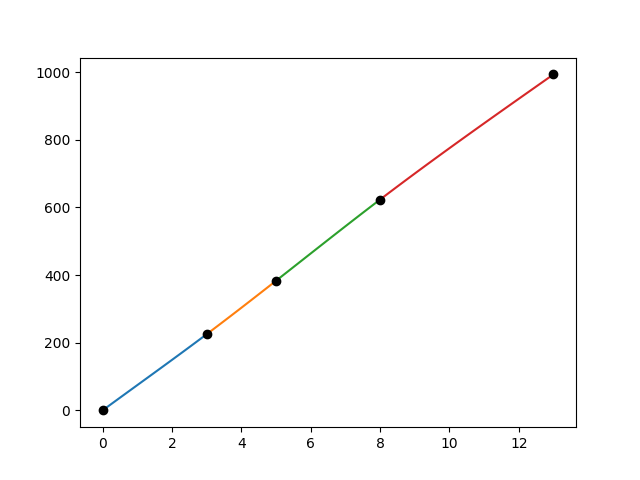

This figure's Python source:
#!/usr/bin/env python3
# -*- coding: utf-8 -*-
"""
Created on Fri Jul 30 15:40:34 2021

@author: angel
"""

import numpy as np
import matplotlib.pyplot as plt

x = np.array([0,3,5,8,13])
a = np.array([0,225,383,623,993])

#x = np.array([1,2,3])
#a = np.array([2,3,5])

n = 4 #2 #4
FPO = 75 # 2 #75
FPN = 72 # 1 # 72

h = np.zeros((n,1))

for i in range(0,n):
    h[i]=x[i+1] - x[i]
    
alpha = np.zeros((n+1,1))
alpha[0] = 3*(a[1] - a[0])/h[0] - 3*FPO 
alpha[n] = 3*FPN - 3*(a[n] - a[n-1])/h[n-1]

for i in range(1,n):
    alpha[i] = 3*(a[i+1] - a[i])/h[i] - 3*(a[i] - a[i-1])/h[i-1]

l = np.zeros((n+1,1))
u = np.zeros((n,1))
z = np.zeros((n+1,1))

l[0] = 2*h[0]
u[0] = 0.5
z[0] = alpha[0]/l[0]

for i in range(1,n):
    l[i] = 2*(x[i+1] - x[i-1]) - h[i-1]*u[i-1]
    u[i] = h[i]/l[i]
    z[i] = (alpha[i] - h[i-1]*z[i-1])/l[i]

l[n] = h[n-1]*(2 - u[n-1])
z[n] = (alpha[n] - h[n-1]*z[n-1])/l[n]

c = np.zeros((n+1,1)) 
b = np.zeros((n,1))
d = np.zeros((n,1))
c[n] = z[n]

for j in range(n-1,-1,-1):
    c[j] = z[j] - u[j]*c[j+1]
    b[j] = (a[j+1] - a[j])/h[j] - h[j]*(c[j+1] + 2*c[j])/3
    d[j] = (c[j+1] - c[j])/(3*h[j])
    
print('Coeficientes:')
coeficientes = np.zeros((n,4))
for j in range(0,n):
    coeficientes[j,0] = a[j]
    coeficientes[j,1] = b[j]
    coeficientes[j,2] = c[j]
    coeficientes[j,3] = d[j]
    print(f"S({j}): {a[j]} + {b[j]}*(x - x({j})) + {c[j]}*(x - x({j}))^2 + {d[j]}*(x - x({j}))^3") 
#Guardando los coeficientes
encabezado = '$a_j$  $b_j$  $c_j$  $d_j$'
np.savetxt('Coeficientes.csv', coeficientes, fmt='%8.3f', header=encabezado) 


for j in range(0,n):
    print('S({0:d}): {1:.3f} + {2:.3f}(x - x({3:d})) + {4:.3f}(x - x({5:d}))^2 + {6:.3f}(x - x({7:d}))^3'.format(j,a[j],float(b[j]),j,float(c[j]),j,float(d[j]),j))


for j in range(0,n):
    xx = np.linspace(x[j],x[j+1],20)
    Sjx = a[j] + b[j]*(xx - x[j]) + c[j]*(xx - x[j])**2 + d[j]*(xx - x[j])**3
    plt.plot(xx,Sjx)
    
print('Calculo de velocidades:\n')
velocidades = np.zeros((n,3))
for j in range(0,n):          
        print(f"En S{j} se tiene que:")
        xs = x[j] - c[j]/(3*d[j])
        vxs = b[j] + 2*c[j]*(xs - x[j]) + 3*d[j]*(xs - x[j])**2
        print("Analizamos la velocidad en los extremos")
        x1 = x[j]
        vx1 = b[j] + 2*c[j]*(x1 - x[j]) + 3*d[j]*(x1 - x[j])**2
        x2 = x[j+1]
        vx2 = b[j] + 2*c[j]*(x2 - x[j]) + 3*d[j]*(x2 - x[j])**2
        velocidades[j,0] = vx1
        velocidades[j,1] = vxs
        velocidades[j,2] = vx2
        print(f"En el punto en x({j}) = {x[j]} la velocidad (feet/s) es v({j}) = {vx1} y en (milla/h) es = {3600*vx1/5280}")
        print(f"En el punto en x({j+1}) = {x[j+1]} la velocidad (feet/s) es v({j+1}) = {vx2} y en (milla/h) es = {3600*vx2/5280}")
        print(f"En el punto en xe = {xs} la velocidad (feet/s) es vxe = {vxs} y en (milla/h) es = {3600*vxs/5280}")

encabezado = '$V_{j}$ $V(x)$  $V_{j+1}$ '
np.savetxt('Velocidades.csv', velocidades, fmt='%8.3f', header=encabezado)
np.savetxt('Velocidades2.csv', 3600*velocidades/5280.0, fmt='%8.3f') 
        
    #print(f'La velocidad maxima en S{j} es = {}')
    


xx= 10
j = 3
Sjx = a[j] + b[j]*(xx - x[j]) + c[j]*(xx - x[j])**2 + d[j]*(xx - x[j])**3
print(f"Para t = {xx} la posición ocurre en S({j}) = {Sjx}")

plt.plot(x,a,'ok')
plt.savefig('SplineCubicoClamped.png')
plt.xlabel("x")
plt.ylabel("S(x)")


plt.semilogx(x,a,'ok')
plt.savefig('SplineCubicoClamped2.png')
plt.xlabel("x")
plt.ylabel("S(x)")